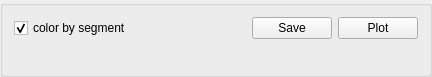
<?xml version="1.0" encoding="UTF-8"?>
<ui version="4.0">
 <class>GroupBox</class>
 <widget class="QGroupBox" name="GroupBox">
  <property name="geometry">
   <rect>
    <x>0</x>
    <y>0</y>
    <width>432</width>
    <height>77</height>
   </rect>
  </property>
  <property name="windowTitle">
   <string>GroupBox</string>
  </property>
  <layout class="QVBoxLayout" name="verticalLayout">
   <item>
    <layout class="QHBoxLayout" name="horizontalLayout">
     <item>
      <widget class="QCheckBox" name="checkBox_color_segments">
       <property name="toolTip">
        <string>&lt;html&gt;&lt;head/&gt;&lt;body&gt;&lt;p align=&quot;justify&quot;&gt;Toggle if histogram bars are colored by segment or molecule. With colors turned on, comparing to other analyses is not possible.&lt;/p&gt;&lt;/body&gt;&lt;/html&gt;</string>
       </property>
       <property name="text">
        <string>color by segment</string>
       </property>
       <property name="checked">
        <bool>true</bool>
       </property>
      </widget>
     </item>
     <item>
      <spacer name="horizontalSpacer">
       <property name="orientation">
        <enum>Qt::Horizontal</enum>
       </property>
       <property name="sizeHint" stdset="0">
        <size>
         <width>40</width>
         <height>20</height>
        </size>
       </property>
      </spacer>
     </item>
     <item>
      <widget class="QPushButton" name="pushButton_save">
       <property name="text">
        <string>Save</string>
       </property>
      </widget>
     </item>
     <item>
      <widget class="QPushButton" name="pushButton_plot">
       <property name="toolTip">
        <string>&lt;html&gt;&lt;head/&gt;&lt;body&gt;&lt;p align=&quot;justify&quot;&gt;Compute the number of H bonds per frame.&lt;/p&gt;&lt;/body&gt;&lt;/html&gt;</string>
       </property>
       <property name="text">
        <string>Plot</string>
       </property>
       <property name="autoDefault">
        <bool>false</bool>
       </property>
      </widget>
     </item>
    </layout>
   </item>
   <item>
    <spacer name="verticalSpacer">
     <property name="orientation">
      <enum>Qt::Vertical</enum>
     </property>
     <property name="sizeHint" stdset="0">
      <size>
       <width>20</width>
       <height>40</height>
      </size>
     </property>
    </spacer>
   </item>
  </layout>
 </widget>
 <resources/>
 <connections/>
</ui>
